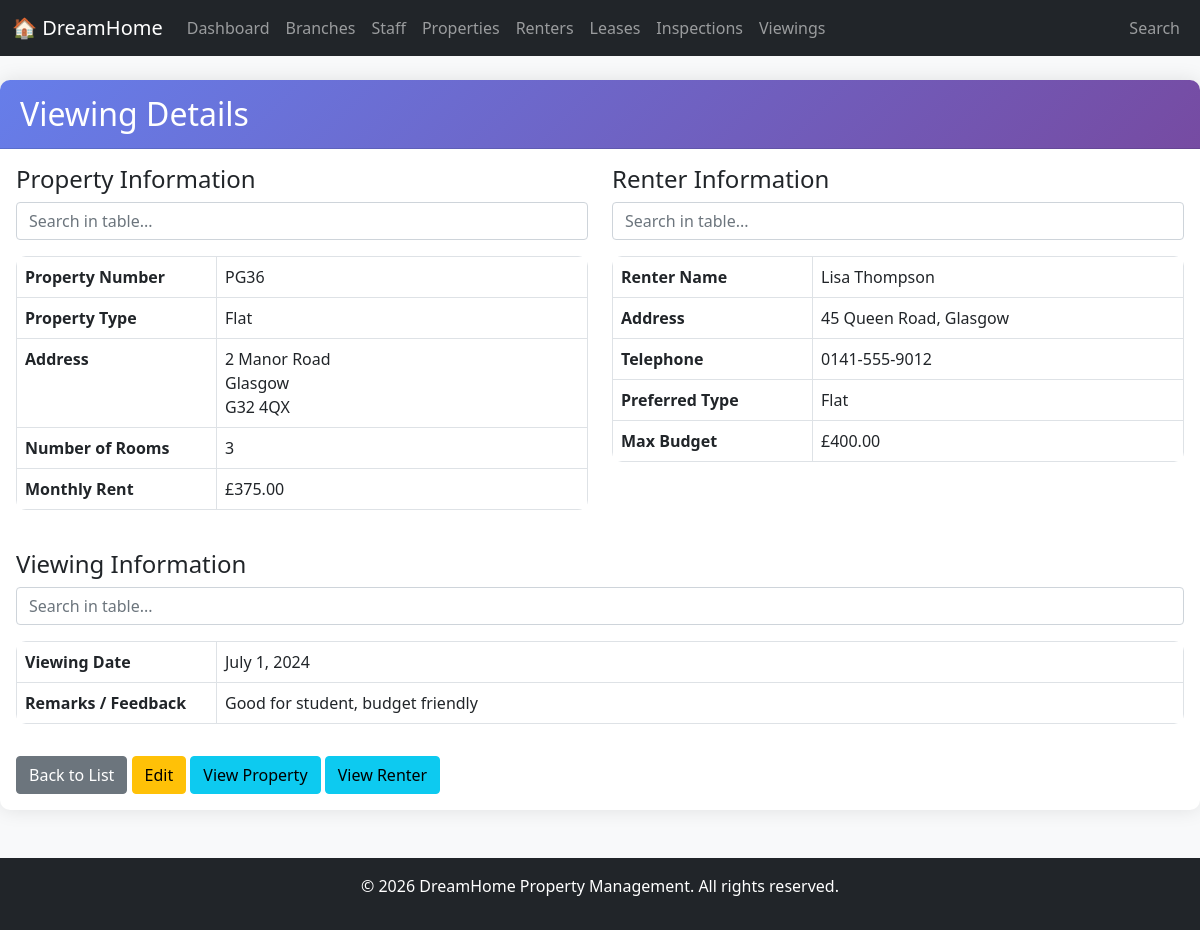
The page /pages/viewings/view.php?id=5 on the database its author committed.
### tables this page shows
CREATE TABLE Viewing (
    ViewingID INT AUTO_INCREMENT PRIMARY KEY,
    PropertyNo VARCHAR(10) NOT NULL,
    RenterNo VARCHAR(10) NOT NULL,
    ViewDate DATE NOT NULL,
    Remarks TEXT,
    FOREIGN KEY (PropertyNo) REFERENCES Property(PropertyNo)
        ON UPDATE CASCADE ON DELETE CASCADE,
    FOREIGN KEY (RenterNo) REFERENCES Renter(RenterNo)
        ON UPDATE CASCADE ON DELETE CASCADE
);

CREATE TABLE Property (
    PropertyNo VARCHAR(10) PRIMARY KEY,
    StreetName VARCHAR(100) NOT NULL,
    District VARCHAR(50),
    City VARCHAR(50) NOT NULL,
    PostCode VARCHAR(20),
    PropertyType VARCHAR(30),
    Rooms INT,
    RentAmount DECIMAL(10,2),
    StaffNo VARCHAR(10),
    BranchNo VARCHAR(10) NOT NULL,
    Status ENUM('Available','Rented','Withdrawn') DEFAULT 'Available',
    DateAvailable DATE,
    CONSTRAINT chk_rent CHECK (RentAmount > 0),
    CONSTRAINT chk_rooms CHECK (Rooms > 0),
    FOREIGN KEY (StaffNo) REFERENCES Staff(StaffNo)
        ON UPDATE CASCADE ON DELETE SET NULL,
    FOREIGN KEY (BranchNo) REFERENCES Branch(BranchNo)
        ON UPDATE CASCADE ON DELETE RESTRICT
);

CREATE TABLE Renter (
    RenterNo VARCHAR(10) PRIMARY KEY,
    FName VARCHAR(50) NOT NULL,
    LName VARCHAR(50) NOT NULL,
    Address VARCHAR(200),
    Phone VARCHAR(20),
    PreferredType VARCHAR(30),
    MaxBudget DECIMAL(10,2),
    Notes TEXT,
    BranchNo VARCHAR(10),
    FOREIGN KEY (BranchNo) REFERENCES Branch(BranchNo)
        ON UPDATE CASCADE ON DELETE SET NULL
);

### config/database.php (called while the page is built, shortened)
<?php
function formatDate($dateString) {
    $timestamp = strtotime($dateString);
    return date('F j, Y', $timestamp);
}
function formatMoney($amount) {
    return '£' . number_format((float)$amount, 2);
}
?>

### pages/viewings/view.php (the view, shortened to what this page needs)
<?php
include '../../includes/header.php';
$database = new Database();
$db = $database->getConnection();
$viewing_id = $_GET['id'];
$sql = "SELECT v.ViewingID, v.PropertyNo, v.RenterNo, v.ViewDate, v.Remarks,
        p.StreetName as property_street, p.District as property_district, p.City as property_city,
        p.PostCode as property_postcode, p.PropertyType as property_type, p.Rooms, p.RentAmount,
        CONCAT(r.FName, ' ', r.LName) as renter_name,
        r.Address as renter_address, r.Phone as renter_phone,
        r.PreferredType, r.MaxBudget
        FROM Viewing v
        JOIN Property p ON v.PropertyNo = p.PropertyNo
        JOIN Renter r ON v.RenterNo = r.RenterNo
        WHERE v.ViewingID = :viewing_id";
$stmt = $db->prepare($sql);
$stmt->bindParam(':viewing_id', $viewing_id);
$stmt->execute();
$viewing = $stmt->fetch(PDO::FETCH_ASSOC);
?>
<div class="card">
    <div class="card-header">
        <h2 class="mb-0">Viewing Details</h2>
    </div>
    <div class="card-body">
        <div class="row">
            <div class="col-md-6">
                <h4>Property Information</h4>
                <table class="table table-bordered">
                    <tr><th width="200">Property Number</th><td><?php echo $viewing['PropertyNo']; ?></td></tr>
                    <tr><th>Property Type</th><td><?php echo $viewing['property_type']; ?></td></tr>
                    <tr><th>Address</th><td>
                        <?php echo $viewing['property_street']; ?><br>
                        <?php echo $viewing['property_city']; ?><br>
                        <?php echo $viewing['property_postcode']; ?>
                    </td></tr>
                    <tr><th>Number of Rooms</th><td><?php echo $viewing['Rooms']; ?></td></tr>
                    <tr><th>Monthly Rent</th><td><?php echo formatMoney($viewing['RentAmount']); ?></td></tr>
                </table>
            </div>
            <div class="col-md-6">
                <h4>Renter Information</h4>
                <table class="table table-bordered">
                    <tr><th width="200">Renter Name</th><td><?php echo $viewing['renter_name']; ?></td></tr>
                    <tr><th>Address</th><td><?php echo nl2br($viewing['renter_address']); ?></td></tr>
                    <tr><th>Telephone</th><td><?php echo $viewing['renter_phone']; ?></td></tr>
                    <tr><th>Preferred Type</th><td><?php echo $viewing['PreferredType'] ?: 'Any'; ?></td></tr>
                    <tr><th>Max Budget</th><td><?php echo formatMoney($viewing['MaxBudget']); ?></td></tr>
                </table>
            </div>
        </div>
        <div class="row mt-4">
            <div class="col-12">
                <h4>Viewing Information</h4>
                <table class="table table-bordered">
                    <tr><th width="200">Viewing Date</th><td><?php echo formatDate($viewing['ViewDate']); ?></td></tr>
                    <tr><th>Remarks / Feedback</th><td><?php echo nl2br($viewing['Remarks']) ?: 'No remarks recorded.'; ?></td></tr>
                </table>
            </div>
        </div>
        <div class="mt-3">
            <a href="index.php" class="btn btn-secondary">Back to List</a>
            <a href="edit.php?id=<?php echo $viewing['ViewingID']; ?>" class="btn btn-warning">Edit</a>
            <a href="../properties/view.php?property_no=<?php echo $viewing['PropertyNo']; ?>" class="btn btn-info">View Property</a>
            <a href="../renters/view.php?renter_no=<?php echo $viewing['RenterNo']; ?>" class="btn btn-info">View Renter</a>
        </div>
    </div>
</div>
<?php include '../../includes/footer.php'; ?>

### css/style.css (style rules this page uses)
body { background-color: #f8f9fa; font-family: 'Segoe UI', Tahoma, Geneva, Verdana, sans-serif; }
.card { border: none; border-radius: 10px; box-shadow: 0 0 20px rgba(0,0,0,0.1); margin-bottom: 20px; }
.card-header { background: linear-gradient(135deg, #667eea 0%, #764ba2 100%); color: white; border-radius: 10px 10px 0 0 !important; padding: 15px 20px; }
.table { background-color: white; border-radius: 10px; overflow: hidden; }

### rows shown on the page
viewing: PropertyNo "PG36", PropertyNo.PropertyType "Flat", PropertyNo.StreetName "2 Manor Road", PropertyNo.City "Glasgow", PropertyNo.PostCode "G32 4QX", PropertyNo.Rooms "3", PropertyNo.RentAmount "£375.00", RenterNo.Address "45 Queen Road, Glasgow", RenterNo.Phone "0141-555-9012", RenterNo.PreferredType "Flat", RenterNo.MaxBudget "£400.00", ViewDate "July 1, 2024", Remarks "Good for student, budget friendly"

### other values the page prints
$viewing['renter_name'] "Lisa Thompson"
